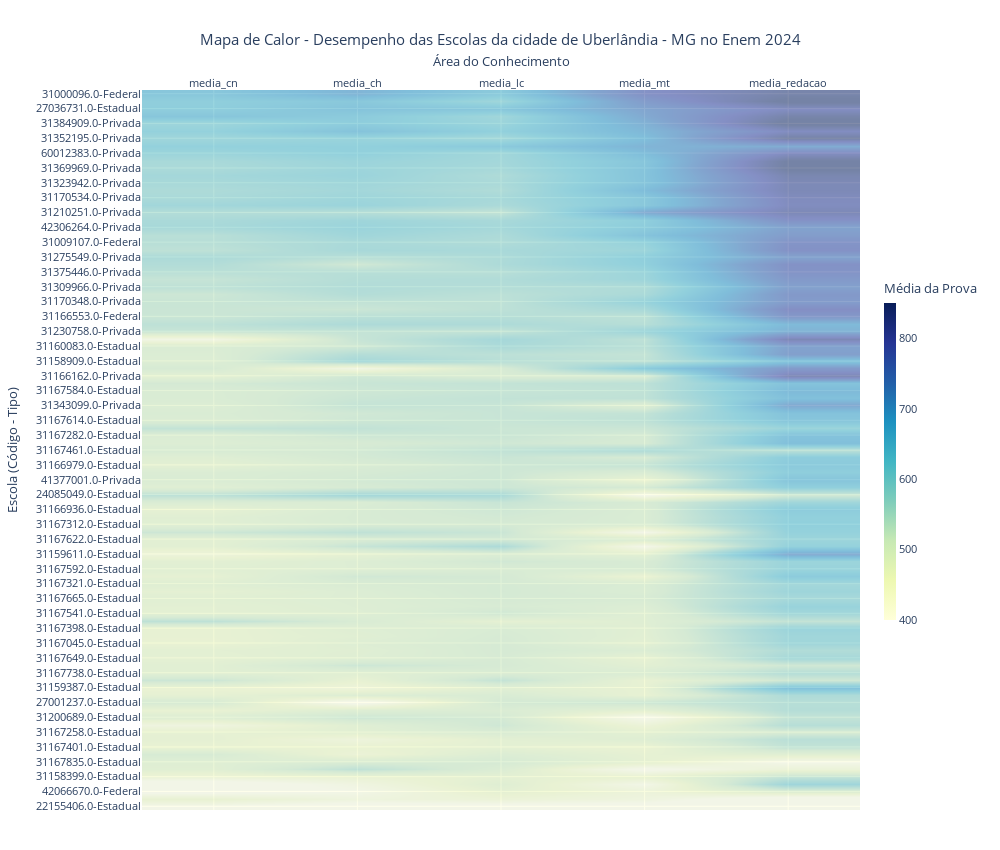

The notebook cell saved with this chart:
### Code cell
grafico_final = px.imshow(
    heatmap_df,
    color_continuous_scale='YlGnBu',
    zmin = 400, zmax = 850, 
    aspect='auto',
    labels=dict(color='Nota'),
    title='Mapa de Calor - Desempenho das Escolas da cidade de Uberlândia - MG no Enem 2024'
)

grafico_final.update_xaxes(
    title='Área do Conhecimento',
    side='top',
    title_standoff=5
)

grafico_final.update_yaxes(
    title = 'Escola (Código - Tipo)',
    autorange='reversed'
)

grafico_final.update_layout(
    font=dict(size=11),
    title_x=0.5,
    margin=dict(l=80, r=20, t=90, b=40),
    width=1000,
    height=850,
    coloraxis_colorbar=dict(
        title='Média da Prova',
        tickvals=[400, 500, 600, 700, 800],
        thickness=12,
        len=0.5,
        yanchor='middle',
        y=0.5
    )
)

grafico_final.update_traces(zsmooth='best',opacity=0.5)

grafico_final.show()

### Figure 1 — Plotly figure (JSON) as saved in the notebook; plotly's stock layout.template omitted (floating-point values rounded to 4 significant figures; data arrays with more than 128 entries replaced by an {"elided": "..."} marker saying what was removed)
{"data": [{"coloraxis": "coloraxis", "hovertemplate": "x: %{x}<br>escola_label: %{y}<br>Nota: %{z}<extra></extra>", "name": "0", "opacity": 0.5, "type": "heatmap", "x": ["media_cn", "media_ch", "media_lc", "media_mt", "media_redacao"], "xaxis": "x", "y": ["31000096.0-Federal", "31009921.0-Federal", "27036731.0-Estadual", "31371777.0-Privada", "31384909.0-Privada", "31382655.0-Privada", "31352195.0-Privada", "35806468.0-Privada", "60012383.0-Privada", "31220094.0-Privada", "31369969.0-Privada", "31275531.0-Privada", "31323942.0-Privada", "31170321.0-Privada", "31170534.0-Privada", "31170607.0-Privada", "31210251.0-Privada", "31170461.0-Privada", "42306264.0-Privada", "31362298.0-Estadual", "31009107.0-Federal", "31382507.0-Privada", "31275549.0-Privada", "60012889.0-Privada", "31375446.0-Privada", "31383546.0-Privada", "31309966.0-Privada", "31375071.0-Privada", "31170348.0-Privada", "31170402.0-Privada", "31166553.0-Federal", "31380210.0-Privada", "31230758.0-Privada", "21095450.0-Estadual", "31160083.0-Estadual", "60012705.0-Privada", "31158909.0-Estadual", "23064684.0-Estadual", "31166162.0-Privada", "31167436.0-Estadual", "31167584.0-Estadual", "31167291.0-Estadual", "31343099.0-Privada", "31167339.0-Estadual", "31167614.0-Estadual", "31159328.0-Estadual", "31167282.0-Estadual", "31167487.0-Estadual", "31167461.0-Estadual", "31167771.0-Estadual", "31166979.0-Estadual", "31167690.0-Estadual", "41377001.0-Privada", "31167304.0-Estadual", "24085049.0-Estadual", "31167568.0-Estadual", "31166936.0-Estadual", "31167266.0-Estadual", "31167312.0-Estadual", "31305120.0-Privada", "31167622.0-Estadual", "52058557.0-Estadual", "31159611.0-Estadual", "31167843.0-Estadual", "31167592.0-Estadual", "31361305.0-Estadual", "31167321.0-Estadual", "31167746.0-Estadual", "31167665.0-Estadual", "31167797.0-Estadual", "31167541.0-Estadual", "60011751.0-Estadual", "31167398.0-Estadual", "31167231.0-Estadual", "31167045.0-Estadual", "31167606.0-Estadual", "31167649.0-Estadual", "29208297.0-Estadual", "31167738.0-Estadual", "17054079.0-Privada", "31159387.0-Estadual", "31167509.0-Estadual", "27001237.0-Estadual", "31166871.0-Estadual", "31200689.0-Estadual", "15168859.0-Estadual", "31167258.0-Estadual", "31166928.0-Municipal", "31167401.0-Estadual", "31196452.0-Estadual", "31167835.0-Estadual", "60011699.0-Estadual", "31158399.0-Estadual", "60027989.0-Privada", "42066670.0-Federal", "15057291.0-Estadual", "22155406.0-Estadual"], "yaxis": "y", "z": {"elided": "97x5 float values"}, "zsmooth": "best"}], "layout": {"coloraxis": {"cmax": 850, "cmin": 400, "colorbar": {"len": 0.5, "thickness": 12, "tickvals": [400, 500, 600, 700, 800], "title": {"text": "Média da Prova"}, "y": 0.5, "yanchor": "middle"}, "colorscale": [[0, "rgb(255,255,217)"], [0.125, "rgb(237,248,177)"], [0.25, "rgb(199,233,180)"], [0.375, "rgb(127,205,187)"], [0.5, "rgb(65,182,196)"], [0.625, "rgb(29,145,192)"], [0.75, "rgb(34,94,168)"], [0.875, "rgb(37,52,148)"], [1, "rgb(8,29,88)"]]}, "font": {"size": 11}, "height": 850, "margin": {"b": 40, "l": 80, "r": 20, "t": 90}, "title": {"text": "Mapa de Calor - Desempenho das Escolas da cidade de Uberlândia - MG no Enem 2024", "x": 0.5}, "width": 1000, "xaxis": {"anchor": "y", "domain": [0, 1], "side": "top", "title": {"standoff": 5, "text": "Área do Conhecimento"}}, "yaxis": {"anchor": "x", "autorange": "reversed", "domain": [0, 1], "title": {"text": "Escola (Código - Tipo)"}}}}
